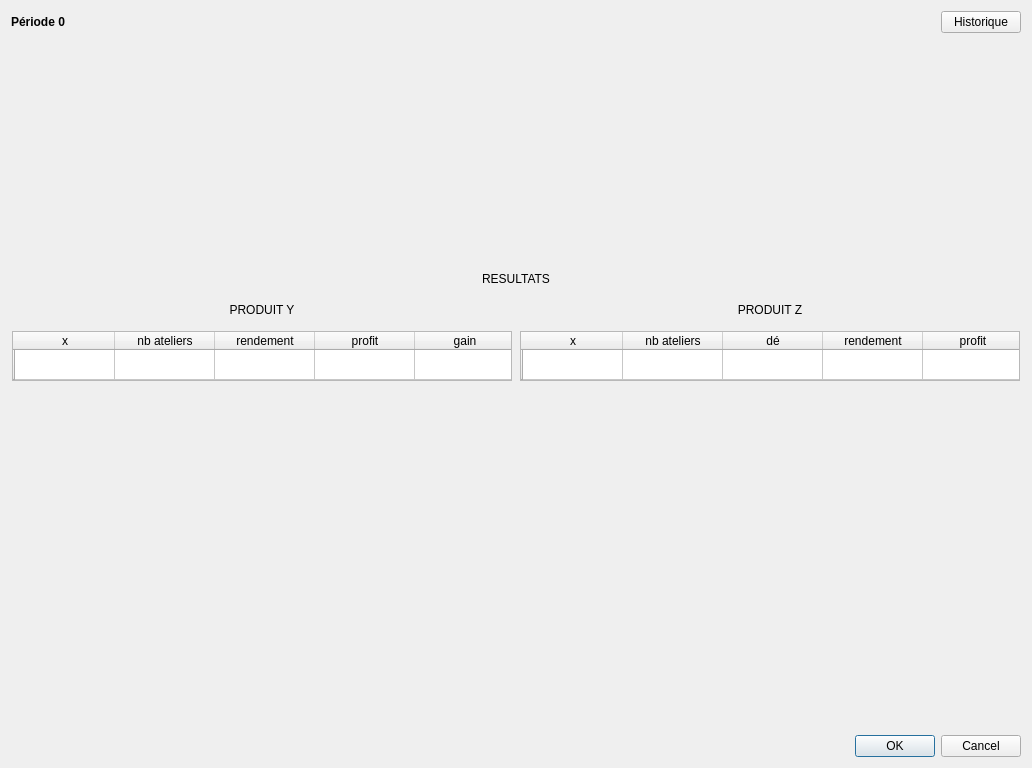
<?xml version="1.0" encoding="UTF-8"?>
<ui version="4.0">
 <class>Dialog</class>
 <widget class="QDialog" name="Dialog">
  <property name="geometry">
   <rect>
    <x>0</x>
    <y>0</y>
    <width>1032</width>
    <height>768</height>
   </rect>
  </property>
  <property name="minimumSize">
   <size>
    <width>1032</width>
    <height>768</height>
   </size>
  </property>
  <property name="maximumSize">
   <size>
    <width>1032</width>
    <height>768</height>
   </size>
  </property>
  <property name="windowTitle">
   <string>Dialog</string>
  </property>
  <layout class="QVBoxLayout" name="verticalLayout">
   <item>
    <layout class="QHBoxLayout" name="horizontalLayout">
     <item>
      <widget class="QLabel" name="label_periode">
       <property name="font">
        <font>
         <weight>75</weight>
         <bold>true</bold>
        </font>
       </property>
       <property name="text">
        <string>Période 0</string>
       </property>
      </widget>
     </item>
     <item>
      <spacer name="horizontalSpacer">
       <property name="orientation">
        <enum>Qt::Horizontal</enum>
       </property>
       <property name="sizeHint" stdset="0">
        <size>
         <width>40</width>
         <height>20</height>
        </size>
       </property>
      </spacer>
     </item>
     <item>
      <widget class="QPushButton" name="pushButton_historique">
       <property name="text">
        <string>Historique</string>
       </property>
      </widget>
     </item>
    </layout>
   </item>
   <item>
    <spacer name="verticalSpacer_2">
     <property name="orientation">
      <enum>Qt::Vertical</enum>
     </property>
     <property name="sizeHint" stdset="0">
      <size>
       <width>20</width>
       <height>40</height>
      </size>
     </property>
    </spacer>
   </item>
   <item>
    <layout class="QVBoxLayout" name="verticalLayout_3">
     <item>
      <layout class="QHBoxLayout" name="horizontalLayout_9">
       <item>
        <spacer name="horizontalSpacer_12">
         <property name="orientation">
          <enum>Qt::Horizontal</enum>
         </property>
         <property name="sizeHint" stdset="0">
          <size>
           <width>40</width>
           <height>20</height>
          </size>
         </property>
        </spacer>
       </item>
       <item>
        <widget class="QLabel" name="label_7">
         <property name="text">
          <string>RESULTATS</string>
         </property>
        </widget>
       </item>
       <item>
        <spacer name="horizontalSpacer_13">
         <property name="orientation">
          <enum>Qt::Horizontal</enum>
         </property>
         <property name="sizeHint" stdset="0">
          <size>
           <width>40</width>
           <height>20</height>
          </size>
         </property>
        </spacer>
       </item>
      </layout>
     </item>
     <item>
      <layout class="QHBoxLayout" name="horizontalLayout_3">
       <item>
        <spacer name="horizontalSpacer_5">
         <property name="orientation">
          <enum>Qt::Horizontal</enum>
         </property>
         <property name="sizeHint" stdset="0">
          <size>
           <width>40</width>
           <height>20</height>
          </size>
         </property>
        </spacer>
       </item>
       <item>
        <layout class="QVBoxLayout" name="verticalLayout_5">
         <item>
          <layout class="QHBoxLayout" name="horizontalLayout_11">
           <item>
            <widget class="QLabel" name="label_9">
             <property name="minimumSize">
              <size>
               <width>500</width>
               <height>30</height>
              </size>
             </property>
             <property name="maximumSize">
              <size>
               <width>500</width>
               <height>30</height>
              </size>
             </property>
             <property name="text">
              <string>PRODUIT Y</string>
             </property>
             <property name="alignment">
              <set>Qt::AlignCenter</set>
             </property>
            </widget>
           </item>
          </layout>
         </item>
         <item>
          <widget class="QTableWidget" name="tableWidget_histo_produitY">
           <property name="minimumSize">
            <size>
             <width>500</width>
             <height>50</height>
            </size>
           </property>
           <property name="maximumSize">
            <size>
             <width>500</width>
             <height>50</height>
            </size>
           </property>
           <property name="font">
            <font>
             <pointsize>9</pointsize>
            </font>
           </property>
           <property name="verticalScrollBarPolicy">
            <enum>Qt::ScrollBarAlwaysOff</enum>
           </property>
           <property name="horizontalScrollBarPolicy">
            <enum>Qt::ScrollBarAlwaysOff</enum>
           </property>
           <row>
            <property name="text">
             <string/>
            </property>
            <property name="font">
             <font>
              <pointsize>9</pointsize>
             </font>
            </property>
           </row>
           <column>
            <property name="text">
             <string>x</string>
            </property>
           </column>
           <column>
            <property name="text">
             <string>nb ateliers</string>
            </property>
           </column>
           <column>
            <property name="text">
             <string>rendement</string>
            </property>
           </column>
           <column>
            <property name="text">
             <string>profit</string>
            </property>
           </column>
           <column>
            <property name="text">
             <string>gain</string>
            </property>
           </column>
           <item row="0" column="0">
            <property name="text">
             <string/>
            </property>
            <property name="textAlignment">
             <set>AlignHCenter|AlignVCenter|AlignCenter</set>
            </property>
           </item>
           <item row="0" column="1">
            <property name="textAlignment">
             <set>AlignHCenter|AlignVCenter|AlignCenter</set>
            </property>
           </item>
           <item row="0" column="2">
            <property name="text">
             <string/>
            </property>
            <property name="textAlignment">
             <set>AlignHCenter|AlignVCenter|AlignCenter</set>
            </property>
           </item>
           <item row="0" column="3">
            <property name="textAlignment">
             <set>AlignHCenter|AlignVCenter|AlignCenter</set>
            </property>
           </item>
           <item row="0" column="4">
            <property name="textAlignment">
             <set>AlignHCenter|AlignVCenter|AlignCenter</set>
            </property>
           </item>
          </widget>
         </item>
         <item>
          <spacer name="verticalSpacer">
           <property name="orientation">
            <enum>Qt::Vertical</enum>
           </property>
           <property name="sizeHint" stdset="0">
            <size>
             <width>20</width>
             <height>40</height>
            </size>
           </property>
          </spacer>
         </item>
        </layout>
       </item>
       <item>
        <spacer name="horizontalSpacer_14">
         <property name="orientation">
          <enum>Qt::Horizontal</enum>
         </property>
         <property name="sizeHint" stdset="0">
          <size>
           <width>40</width>
           <height>20</height>
          </size>
         </property>
        </spacer>
       </item>
       <item>
        <layout class="QVBoxLayout" name="verticalLayout_4">
         <item>
          <layout class="QHBoxLayout" name="horizontalLayout_10">
           <item>
            <widget class="QLabel" name="label_8">
             <property name="minimumSize">
              <size>
               <width>500</width>
               <height>30</height>
              </size>
             </property>
             <property name="maximumSize">
              <size>
               <width>500</width>
               <height>30</height>
              </size>
             </property>
             <property name="text">
              <string>PRODUIT Z</string>
             </property>
             <property name="alignment">
              <set>Qt::AlignCenter</set>
             </property>
            </widget>
           </item>
          </layout>
         </item>
         <item>
          <widget class="QTableWidget" name="tableWidget_histo_produitZ">
           <property name="minimumSize">
            <size>
             <width>500</width>
             <height>50</height>
            </size>
           </property>
           <property name="maximumSize">
            <size>
             <width>500</width>
             <height>50</height>
            </size>
           </property>
           <property name="font">
            <font>
             <pointsize>9</pointsize>
            </font>
           </property>
           <property name="verticalScrollBarPolicy">
            <enum>Qt::ScrollBarAlwaysOff</enum>
           </property>
           <property name="horizontalScrollBarPolicy">
            <enum>Qt::ScrollBarAlwaysOff</enum>
           </property>
           <row>
            <property name="text">
             <string/>
            </property>
           </row>
           <column>
            <property name="text">
             <string>x</string>
            </property>
           </column>
           <column>
            <property name="text">
             <string>nb ateliers</string>
            </property>
           </column>
           <column>
            <property name="text">
             <string>dé</string>
            </property>
           </column>
           <column>
            <property name="text">
             <string>rendement</string>
            </property>
           </column>
           <column>
            <property name="text">
             <string>profit</string>
            </property>
           </column>
           <column>
            <property name="text">
             <string>gain</string>
            </property>
           </column>
           <item row="0" column="0">
            <property name="textAlignment">
             <set>AlignHCenter|AlignVCenter|AlignCenter</set>
            </property>
           </item>
           <item row="0" column="1">
            <property name="textAlignment">
             <set>AlignHCenter|AlignVCenter|AlignCenter</set>
            </property>
           </item>
           <item row="0" column="2">
            <property name="textAlignment">
             <set>AlignHCenter|AlignVCenter|AlignCenter</set>
            </property>
           </item>
           <item row="0" column="3">
            <property name="textAlignment">
             <set>AlignHCenter|AlignVCenter|AlignCenter</set>
            </property>
           </item>
           <item row="0" column="4">
            <property name="textAlignment">
             <set>AlignHCenter|AlignVCenter|AlignCenter</set>
            </property>
           </item>
           <item row="0" column="5">
            <property name="textAlignment">
             <set>AlignHCenter|AlignVCenter|AlignCenter</set>
            </property>
           </item>
          </widget>
         </item>
         <item>
          <spacer name="verticalSpacer_4">
           <property name="orientation">
            <enum>Qt::Vertical</enum>
           </property>
           <property name="sizeHint" stdset="0">
            <size>
             <width>20</width>
             <height>40</height>
            </size>
           </property>
          </spacer>
         </item>
        </layout>
       </item>
       <item>
        <spacer name="horizontalSpacer_4">
         <property name="orientation">
          <enum>Qt::Horizontal</enum>
         </property>
         <property name="sizeHint" stdset="0">
          <size>
           <width>40</width>
           <height>20</height>
          </size>
         </property>
        </spacer>
       </item>
      </layout>
     </item>
    </layout>
   </item>
   <item>
    <spacer name="verticalSpacer_3">
     <property name="orientation">
      <enum>Qt::Vertical</enum>
     </property>
     <property name="sizeHint" stdset="0">
      <size>
       <width>20</width>
       <height>40</height>
      </size>
     </property>
    </spacer>
   </item>
   <item>
    <widget class="QDialogButtonBox" name="buttonBox">
     <property name="orientation">
      <enum>Qt::Horizontal</enum>
     </property>
     <property name="standardButtons">
      <set>QDialogButtonBox::Cancel|QDialogButtonBox::Ok</set>
     </property>
    </widget>
   </item>
  </layout>
 </widget>
 <resources/>
 <connections/>
</ui>
